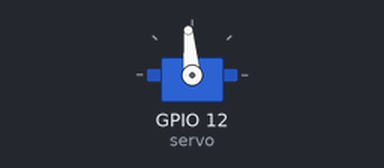
Bench run of a program on a simulated Raspberry Pi (BCM pin numbers). Shown: servo. Servo angles are drawn from the pulse width (0.5 ms = 0°, 2.5 ms = 180°).

Above: at 0.05 s.
At 0.85 s:
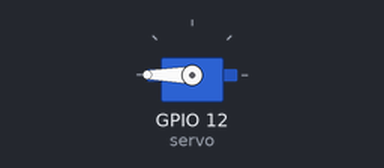
At 1.7 s:
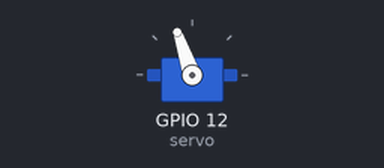
At 3.55 s:
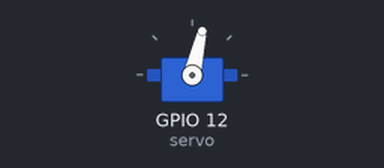
Timing chart, 0 to 8.3 s (numbered marks = the images above):
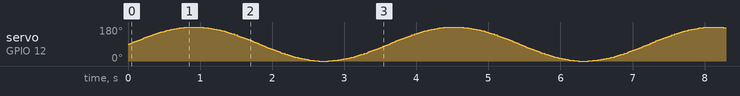

The program:

sweep0.py
```python
from gpiozero import Servo
import math
from time import sleep

from gpiozero.pins.pigpio import PiGPIOFactory

factory = PiGPIOFactory()

servo = Servo(12, min_pulse_width=0.5/1000, max_pulse_width=2.5/1000, pin_factory=factory)

while True:
    for i in range(0, 360):
        servo.value = math.sin(math.radians(i))
        sleep(0.01)
```
